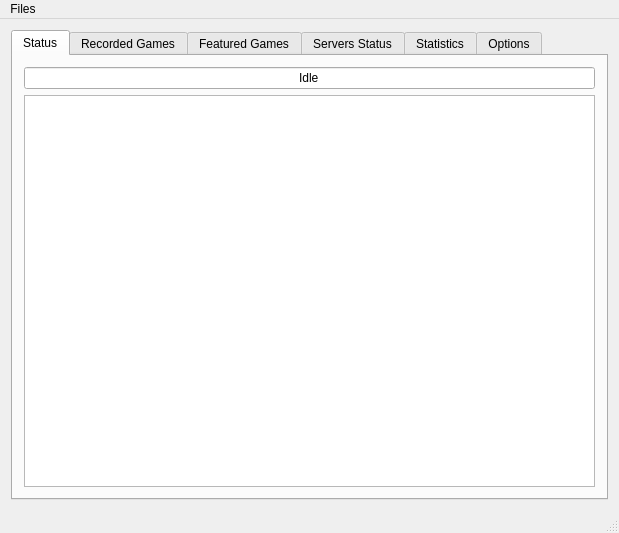
<?xml version="1.0" encoding="UTF-8"?>
<ui version="4.0">
 <class>MainWindow</class>
 <widget class="QMainWindow" name="MainWindow">
  <property name="geometry">
   <rect>
    <x>0</x>
    <y>0</y>
    <width>619</width>
    <height>533</height>
   </rect>
  </property>
  <property name="windowTitle">
   <string>OpenReplay</string>
  </property>
  <property name="toolButtonStyle">
   <enum>Qt::ToolButtonIconOnly</enum>
  </property>
  <widget class="QWidget" name="centralWidget">
   <layout class="QGridLayout" name="gridLayout_2">
    <item row="0" column="0">
     <widget class="QTabWidget" name="tabWidget">
      <property name="currentIndex">
       <number>0</number>
      </property>
      <widget class="QWidget" name="tab_6">
       <attribute name="title">
        <string>Status</string>
       </attribute>
       <layout class="QGridLayout" name="gridLayout_7">
        <item row="0" column="0">
         <widget class="QLineEdit" name="lineEdit_status">
          <property name="text">
           <string>Idle</string>
          </property>
          <property name="alignment">
           <set>Qt::AlignCenter</set>
          </property>
          <property name="readOnly">
           <bool>true</bool>
          </property>
         </widget>
        </item>
        <item row="1" column="0">
         <widget class="QTextEdit" name="textEdit">
          <property name="readOnly">
           <bool>true</bool>
          </property>
         </widget>
        </item>
       </layout>
      </widget>
      <widget class="QWidget" name="tab_3">
       <attribute name="title">
        <string>Recorded Games</string>
       </attribute>
       <layout class="QGridLayout" name="gridLayout_5">
        <item row="0" column="0">
         <widget class="QTableWidget" name="tableWidget_recordedgames">
          <property name="editTriggers">
           <set>QAbstractItemView::NoEditTriggers</set>
          </property>
          <property name="alternatingRowColors">
           <bool>true</bool>
          </property>
          <property name="selectionBehavior">
           <enum>QAbstractItemView::SelectRows</enum>
          </property>
          <attribute name="verticalHeaderDefaultSectionSize">
           <number>20</number>
          </attribute>
          <column>
           <property name="text">
            <string>Server</string>
           </property>
           <property name="font">
            <font>
             <weight>75</weight>
             <bold>true</bold>
            </font>
           </property>
          </column>
          <column>
           <property name="text">
            <string>GameID</string>
           </property>
           <property name="font">
            <font>
             <weight>75</weight>
             <bold>true</bold>
            </font>
           </property>
          </column>
          <column>
           <property name="text">
            <string>Key</string>
           </property>
           <property name="font">
            <font>
             <weight>75</weight>
             <bold>true</bold>
            </font>
           </property>
          </column>
          <column>
           <property name="text">
            <string>Filename</string>
           </property>
           <property name="font">
            <font>
             <weight>75</weight>
             <bold>true</bold>
            </font>
           </property>
          </column>
         </widget>
        </item>
       </layout>
      </widget>
      <widget class="QWidget" name="tab_2">
       <attribute name="title">
        <string>Featured Games</string>
       </attribute>
       <layout class="QGridLayout" name="gridLayout">
        <item row="0" column="0" rowspan="2">
         <widget class="QTableWidget" name="tableWidget_featured">
          <property name="editTriggers">
           <set>QAbstractItemView::NoEditTriggers</set>
          </property>
          <property name="alternatingRowColors">
           <bool>true</bool>
          </property>
          <property name="selectionMode">
           <enum>QAbstractItemView::SingleSelection</enum>
          </property>
          <property name="selectionBehavior">
           <enum>QAbstractItemView::SelectRows</enum>
          </property>
          <property name="sortingEnabled">
           <bool>true</bool>
          </property>
          <attribute name="horizontalHeaderHighlightSections">
           <bool>false</bool>
          </attribute>
          <attribute name="horizontalHeaderShowSortIndicator" stdset="0">
           <bool>true</bool>
          </attribute>
          <attribute name="verticalHeaderDefaultSectionSize">
           <number>20</number>
          </attribute>
          <attribute name="verticalHeaderShowSortIndicator" stdset="0">
           <bool>false</bool>
          </attribute>
          <column>
           <property name="text">
            <string>Server</string>
           </property>
           <property name="font">
            <font>
             <weight>75</weight>
             <bold>true</bold>
            </font>
           </property>
          </column>
          <column>
           <property name="text">
            <string>GameID</string>
           </property>
           <property name="font">
            <font>
             <weight>75</weight>
             <bold>true</bold>
            </font>
           </property>
          </column>
          <column>
           <property name="text">
            <string>Key</string>
           </property>
           <property name="font">
            <font>
             <weight>75</weight>
             <bold>true</bold>
            </font>
           </property>
          </column>
         </widget>
        </item>
        <item row="2" column="0">
         <widget class="QPushButton" name="pushButton_2">
          <property name="text">
           <string>Refresh</string>
          </property>
         </widget>
        </item>
        <item row="0" column="1" rowspan="3">
         <widget class="QGroupBox" name="groupBox">
          <property name="minimumSize">
           <size>
            <width>250</width>
            <height>0</height>
           </size>
          </property>
          <property name="title">
           <string>Game Infos</string>
          </property>
          <layout class="QGridLayout" name="gridLayout_4">
           <item row="7" column="1">
            <widget class="QLineEdit" name="lineEdit_featured_player10">
             <property name="readOnly">
              <bool>true</bool>
             </property>
            </widget>
           </item>
           <item row="1" column="0">
            <widget class="QLabel" name="label_5">
             <property name="text">
              <string>GameID :</string>
             </property>
            </widget>
           </item>
           <item row="0" column="0">
            <widget class="QLabel" name="label_6">
             <property name="text">
              <string>Server :</string>
             </property>
            </widget>
           </item>
           <item row="0" column="1" colspan="2">
            <widget class="QLineEdit" name="lineEdit_featured_serverid">
             <property name="readOnly">
              <bool>true</bool>
             </property>
            </widget>
           </item>
           <item row="1" column="1" colspan="2">
            <widget class="QLineEdit" name="lineEdit_featured_gameid">
             <property name="readOnly">
              <bool>true</bool>
             </property>
            </widget>
           </item>
           <item row="2" column="0">
            <widget class="QLabel" name="label_7">
             <property name="text">
              <string>Key :</string>
             </property>
            </widget>
           </item>
           <item row="2" column="1" colspan="2">
            <widget class="QLineEdit" name="lineEdit_featured_key">
             <property name="readOnly">
              <bool>true</bool>
             </property>
            </widget>
           </item>
           <item row="3" column="1">
            <widget class="QLineEdit" name="lineEdit_featured_player6">
             <property name="readOnly">
              <bool>true</bool>
             </property>
            </widget>
           </item>
           <item row="4" column="1">
            <widget class="QLineEdit" name="lineEdit_featured_player7">
             <property name="readOnly">
              <bool>true</bool>
             </property>
            </widget>
           </item>
           <item row="4" column="0">
            <widget class="QLineEdit" name="lineEdit_featured_player2">
             <property name="readOnly">
              <bool>true</bool>
             </property>
            </widget>
           </item>
           <item row="6" column="0">
            <widget class="QLineEdit" name="lineEdit_featured_player4">
             <property name="readOnly">
              <bool>true</bool>
             </property>
            </widget>
           </item>
           <item row="5" column="0">
            <widget class="QLineEdit" name="lineEdit_featured_player3">
             <property name="readOnly">
              <bool>true</bool>
             </property>
            </widget>
           </item>
           <item row="3" column="0">
            <widget class="QLineEdit" name="lineEdit_featured_player1">
             <property name="readOnly">
              <bool>true</bool>
             </property>
            </widget>
           </item>
           <item row="5" column="1">
            <widget class="QLineEdit" name="lineEdit_featured_player8">
             <property name="readOnly">
              <bool>true</bool>
             </property>
            </widget>
           </item>
           <item row="6" column="1">
            <widget class="QLineEdit" name="lineEdit_featured_player9">
             <property name="readOnly">
              <bool>true</bool>
             </property>
            </widget>
           </item>
           <item row="7" column="0">
            <widget class="QLineEdit" name="lineEdit_featured_player5">
             <property name="readOnly">
              <bool>true</bool>
             </property>
            </widget>
           </item>
           <item row="9" column="1">
            <widget class="QPushButton" name="pushButton_featured_record">
             <property name="minimumSize">
              <size>
               <width>0</width>
               <height>40</height>
              </size>
             </property>
             <property name="text">
              <string>Record</string>
             </property>
            </widget>
           </item>
           <item row="9" column="0">
            <widget class="QPushButton" name="pushButton_featured_spectate">
             <property name="minimumSize">
              <size>
               <width>0</width>
               <height>40</height>
              </size>
             </property>
             <property name="text">
              <string>Spectate</string>
             </property>
            </widget>
           </item>
          </layout>
         </widget>
        </item>
       </layout>
      </widget>
      <widget class="QWidget" name="tab">
       <attribute name="title">
        <string>Servers Status</string>
       </attribute>
       <layout class="QGridLayout" name="gridLayout_3">
        <item row="0" column="0">
         <widget class="QTableWidget" name="tableWidget_status">
          <property name="editTriggers">
           <set>QAbstractItemView::NoEditTriggers</set>
          </property>
          <property name="selectionMode">
           <enum>QAbstractItemView::SingleSelection</enum>
          </property>
          <row>
           <property name="text">
            <string>EUW</string>
           </property>
          </row>
          <row>
           <property name="text">
            <string>EUNE</string>
           </property>
          </row>
          <row>
           <property name="text">
            <string>NA</string>
           </property>
          </row>
          <column>
           <property name="text">
            <string>Client</string>
           </property>
          </column>
          <column>
           <property name="text">
            <string>Game</string>
           </property>
          </column>
          <column>
           <property name="text">
            <string>Store</string>
           </property>
          </column>
          <column>
           <property name="text">
            <string>Website</string>
           </property>
          </column>
         </widget>
        </item>
       </layout>
      </widget>
      <widget class="QWidget" name="tab_5">
       <attribute name="title">
        <string>Statistics</string>
       </attribute>
       <widget class="QLabel" name="label_3">
        <property name="geometry">
         <rect>
          <x>220</x>
          <y>10</y>
          <width>131</width>
          <height>61</height>
         </rect>
        </property>
        <property name="text">
         <string>Soon</string>
        </property>
        <property name="alignment">
         <set>Qt::AlignCenter</set>
        </property>
       </widget>
      </widget>
      <widget class="QWidget" name="tab_4">
       <attribute name="title">
        <string>Options</string>
       </attribute>
       <layout class="QGridLayout" name="gridLayout_6">
        <item row="0" column="0">
         <widget class="QLabel" name="label">
          <property name="text">
           <string>LoL Folder :</string>
          </property>
         </widget>
        </item>
        <item row="0" column="1">
         <widget class="QLineEdit" name="lineEdit_4">
          <property name="text">
           <string/>
          </property>
         </widget>
        </item>
        <item row="0" column="2">
         <widget class="QToolButton" name="toolButton">
          <property name="text">
           <string>...</string>
          </property>
         </widget>
        </item>
        <item row="1" column="0">
         <widget class="QLabel" name="label_2">
          <property name="text">
           <string>Replays Folder :</string>
          </property>
         </widget>
        </item>
        <item row="1" column="1">
         <widget class="QLineEdit" name="lineEdit_replaysFolder"/>
        </item>
        <item row="1" column="2">
         <widget class="QToolButton" name="toolButton_2">
          <property name="text">
           <string>...</string>
          </property>
         </widget>
        </item>
       </layout>
      </widget>
     </widget>
    </item>
   </layout>
  </widget>
  <widget class="QMenuBar" name="menuBar">
   <property name="geometry">
    <rect>
     <x>0</x>
     <y>0</y>
     <width>619</width>
     <height>21</height>
    </rect>
   </property>
   <widget class="QMenu" name="menuFiles">
    <property name="title">
     <string>Files</string>
    </property>
    <addaction name="actionOpen"/>
   </widget>
   <addaction name="menuFiles"/>
  </widget>
  <widget class="QStatusBar" name="statusBar"/>
  <action name="actionOpen">
   <property name="text">
    <string>Open</string>
   </property>
  </action>
 </widget>
 <layoutdefault spacing="6" margin="11"/>
 <resources/>
 <connections/>
</ui>
